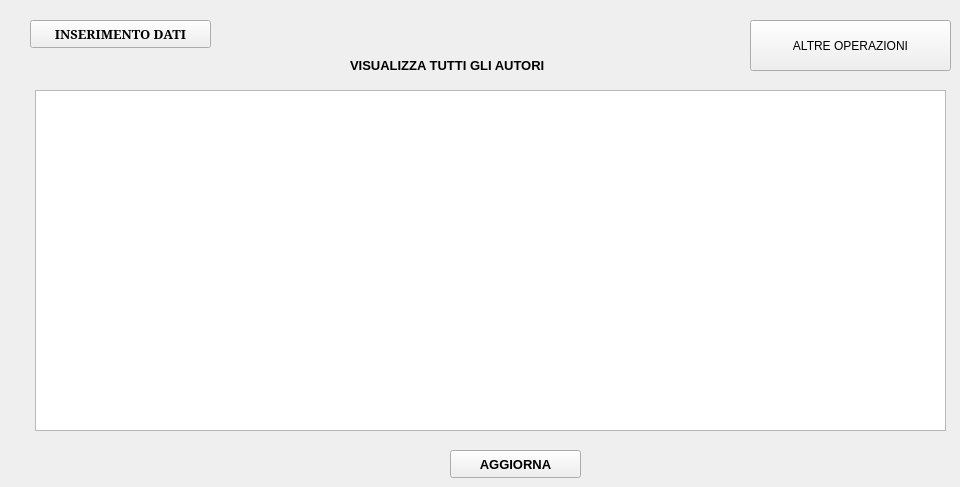
      <widget class="QWidget" name="AutoriGestore">
       <attribute name="title">
        <string>Autori</string>
       </attribute>
       <widget class="QLabel" name="label_22">
        <property name="geometry">
         <rect>
          <x>350</x>
          <y>40</y>
          <width>281</width>
          <height>51</height>
         </rect>
        </property>
        <property name="font">
         <font>
          <pointsize>10</pointsize>
          <weight>75</weight>
          <bold>true</bold>
         </font>
        </property>
        <property name="text">
         <string>VISUALIZZA TUTTI GLI AUTORI</string>
        </property>
       </widget>
       <widget class="QListWidget" name="listaAggiornaAutori">
        <property name="geometry">
         <rect>
          <x>35</x>
          <y>90</y>
          <width>911</width>
          <height>341</height>
         </rect>
        </property>
       </widget>
       <widget class="QPushButton" name="aggiornaAutori">
        <property name="geometry">
         <rect>
          <x>450</x>
          <y>450</y>
          <width>131</width>
          <height>28</height>
         </rect>
        </property>
        <property name="font">
         <font>
          <pointsize>10</pointsize>
          <weight>75</weight>
          <bold>true</bold>
         </font>
        </property>
        <property name="text">
         <string>AGGIORNA</string>
        </property>
       </widget>
       <widget class="QPushButton" name="homeInserimento_3">
        <property name="geometry">
         <rect>
          <x>30</x>
          <y>20</y>
          <width>181</width>
          <height>28</height>
         </rect>
        </property>
        <property name="font">
         <font>
          <family>MS Serif</family>
          <pointsize>10</pointsize>
          <weight>75</weight>
          <bold>true</bold>
         </font>
        </property>
        <property name="text">
         <string>INSERIMENTO DATI</string>
        </property>
       </widget>
       <widget class="QPushButton" name="altreOperazioni_4">
        <property name="geometry">
         <rect>
          <x>750</x>
          <y>20</y>
          <width>201</width>
          <height>51</height>
         </rect>
        </property>
        <property name="text">
         <string>ALTRE OPERAZIONI</string>
        </property>
       </widget>
      </widget>
